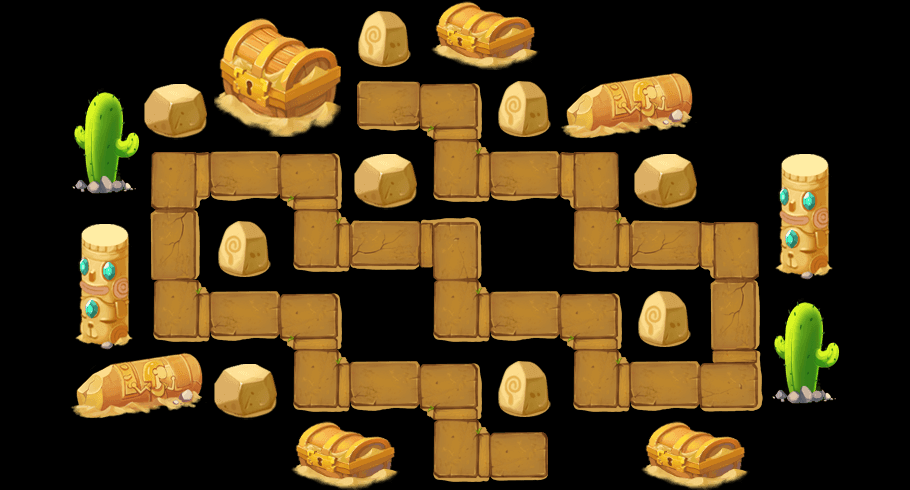

Below is a game level as drawn by its tile map, then a one-line description and the .tmx that defines it (tile-layer data replaced by summaries):
An orthogonal 13x7 tile map with 70x70 px tiles, 2 tile layers (content, things) and 24 objects (2x heart, way1_0, way1_1, way1_2, way1_3, ...).

<map version="1.0" orientation="orthogonal" width="13" height="7" tilewidth="70" tileheight="70">
 <tileset firstgid="1" name="theme3Tiles" tilewidth="70" tileheight="70" spacing="2" margin="2">
  <image source="theme1Tiles.png" width="512" height="512" />
  <tile id="4">
   <properties>
    <property name="thingIdx" value="303" />
   </properties>
  </tile>
  <tile id="6">
   <properties>
    <property name="thingIdx" value="107" />
   </properties>
  </tile>
  <tile id="7">
   <properties>
    <property name="thingIdx" value="401" />
   </properties>
  </tile>
  <tile id="9">
   <properties>
    <property name="thingIdx" value="206" />
   </properties>
  </tile>
  <tile id="10">
   <properties>
    <property name="thingIdx" value="207" />
   </properties>
  </tile>
  <tile id="11">
   <properties>
    <property name="thingIdx" value="304" />
   </properties>
  </tile>
  <tile id="13">
   <properties>
    <property name="thingIdx" value="112" />
   </properties>
  </tile>
  <tile id="14">
   <properties>
    <property name="thingIdx" value="109" />
   </properties>
  </tile>
  <tile id="15">
   <properties>
    <property name="thingIdx" value="108" />
   </properties>
  </tile>
  <tile id="19">
   <properties>
    <property name="thingIdx" value="111" />
   </properties>
  </tile>
  <tile id="20">
   <properties>
    <property name="thingIdx" value="110" />
   </properties>
  </tile>
  <tile id="21">
   <properties>
    <property name="blank" value="1" />
   </properties>
  </tile>
  <tile id="22">
   <properties>
    <property name="way" value="1" />
   </properties>
  </tile>
  <tile id="23">
   <properties>
    <property name="way" value="1" />
   </properties>
  </tile>
  <tile id="24">
   <properties>
    <property name="way" value="1" />
   </properties>
  </tile>
  <tile id="25">
   <properties>
    <property name="way" value="1" />
   </properties>
  </tile>
  <tile id="26">
   <properties>
    <property name="way" value="1" />
   </properties>
  </tile>
  <tile id="27">
   <properties>
    <property name="way" value="1" />
   </properties>
  </tile>
  <tile id="28">
   <properties>
    <property name="way" value="1" />
   </properties>
  </tile>
  <tile id="29">
   <properties>
    <property name="way" value="1" />
   </properties>
  </tile>
  <tile id="30">
   <properties>
    <property name="way" value="1" />
   </properties>
  </tile>
  <tile id="31">
   <properties>
    <property name="way" value="1" />
   </properties>
  </tile>
  <tile id="32">
   <properties>
    <property name="way" value="1" />
   </properties>
  </tile>
  <tile id="33">
   <properties>
    <property name="way" value="1" />
   </properties>
  </tile>
  <tile id="34">
   <properties>
    <property name="way" value="1" />
   </properties>
  </tile>
  <tile id="35">
   <properties>
    <property name="way" value="1" />
   </properties>
  </tile>
  <tile id="36">
   <properties>
    <property name="way" value="1" />
   </properties>
  </tile>
  <tile id="37">
   <properties>
    <property name="way" value="1" />
   </properties>
  </tile>
 </tileset>
 <layer name="content" width="13" height="7">
  <data>[91 cells, 30 non-empty, 7 distinct tile ids]</data>
 </layer>
 <layer name="things" width="13" height="7">
  <data>[91 cells, 31 non-empty, 14 distinct tile ids]</data>
 </layer>
 <objectgroup name="objs" width="13" height="7">
  <object name="way1_0" x="362" y="92" width="23" height="29" />
  <object name="way1_1" x="444" y="98" width="20" height="17" />
  <object name="way1_2" x="453" y="180" />
  <object name="way1_3" x="595" y="176" />
  <object name="way1_4" x="589" y="246" />
  <object name="way1_5" x="733" y="244" />
  <object name="way1_6" x="732" y="388" />
  <object name="way1_7" x="593" y="381" />
  <object name="way1_8" x="590" y="318" />
  <object name="way1_9" x="453" y="313" />
  <object name="way1_10" x="452" y="246" />
  <object name="way1_11" x="311" y="244" />
  <object name="way1_12" x="315" y="179" />
  <object name="way1_13" x="172" y="177" />
  <object name="way1_14" x="170" y="310" />
  <object name="way1_15" x="309" y="319" />
  <object name="way1_16" x="310" y="387" />
  <object name="way1_17" x="453" y="388" />
  <object name="preTower" x="524" y="247">
   <properties>
    <property name="level" value="2" />
    <property name="towerIdx" value="16" />
   </properties>
  </object>
  <object name="hero" x="428" y="380" />
  <object name="way1_18" x="447" y="456" />
  <object name="way1_19" x="534" y="460" />
  <object name="heart" x="571" y="393" width="18" height="14" />
  <object name="heart" x="520" y="458" width="33" height="25" />
 </objectgroup>
</map>
